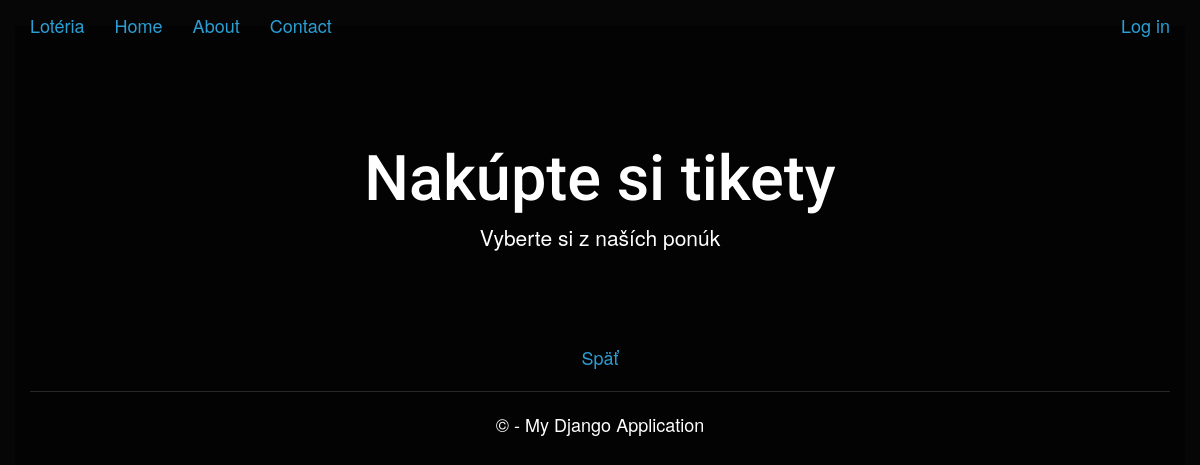
The app's page /buy, older data.
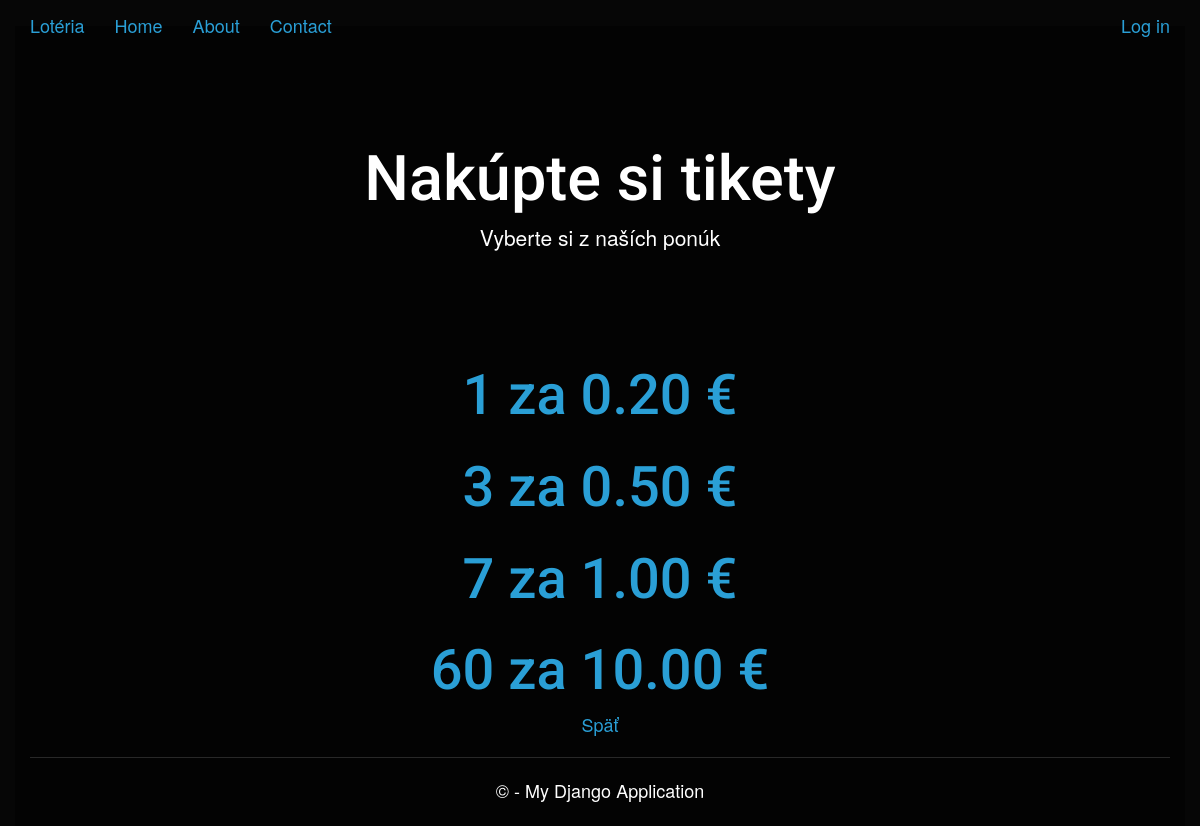
The same page, newer data.
### app/models.py (models this page shows)
class NakupnyPlan(models.Model):
    cena = models.DecimalField(max_digits=10,decimal_places=2)
    pocetTiketov = models.IntegerField()
    text = models.CharField(max_length=200)

### app/views.py (the view)
# urls.py: url(r'^buy$', app.views.nakupTikety, name='buy'),
def nakupTikety(request):
    plany = NakupnyPlan.objects.all()
    return render(request,'app/buy.html',{
        'plany': plany,
    }
    )

### app/templates/app/buy.html
﻿{% extends "app/layout.html" %}
{% block content %}
<div class="centering jumbotron" style="background:rgba(0,0,0,0)">
    <h1>Nakúpte si tikety</h1>
    <p class="lead">Vyberte si z naších ponúk</p>
</div>
{% for ponuka in plany %}
<div class="centering row">
    <h1><a href="{% url 'kupujem'%}?id={{ ponuka.pk }}">{{ ponuka.pocetTiketov }} za {{ ponuka.cena }} €</a></h1>
</div>
{% endfor %}
<p><a href="{% url 'home' %}">Späť</a></p>
{% endblock %}

### app/templates/app/layout.html (shortened to what this page needs)
﻿<!DOCTYPE html>
<html>
<head>
    {% load staticfiles %}
    <link rel="stylesheet" type="text/css" href="{% static 'app/content/bootstrap.min.theme1.css' %}" />
    <link rel="stylesheet" type="text/css" href="{% static 'app/content/site.css' %}" />
</head>
<body>
    <div class="navbar navbar-inversed navbar-fixed-top" style="background: rgba(0,0,0,0)">
        <div class="container">
            <div class="navbar-header">
                <a href="/" class="navbar-brand">Lotéria</a>
            </div>
            <div class="navbar-collapse collapse">
                <ul class="nav navbar-nav">
                    <li><a href="{% url 'home' %}">Home</a></li>
                    <li><a href="{% url 'about' %}">About</a></li>
                    <li><a href="{% url 'contact' %}">Contact</a></li>
                </ul>
                {% include 'app/loginpartial.html' %}
            </div>
        </div>
    </div>
<div class="centering container body-content" style="background: rgba(0,0,0,0.5); min-height: 100%">
{% block content %}{% endblock %}
        <hr/>
        <footer>
            <p>&copy; {{ year }} - My Django Application</p>
        </footer>
    </div>
</body>
</html>

### app/templates/app/loginpartial.html
{% block loginPartial %}
{% if user.is_authenticated %}
<form id="logoutForm" action="/logout" method="post" class="navbar-right">
    {% csrf_token %}
    <ul class="nav navbar-nav navbar-right">
        <li><span class="navbar-brand">Hello {{ user.username }}!</span></li>
        <li><a href="javascript:document.getElementById('logoutForm').submit()">Log off</a></li>
    </ul>
</form>
{% else %}
<ul class="nav navbar-nav navbar-right">
    <li><a href="{% url 'login' %}">Log in</a></li>
</ul>
{% endif %}
{% endblock %}

### app/static/app/content/site.css (style rules this page uses)
.centering { text-align: center; }
html,body { height:100%; color:white; font-size: large; font-family: "Helvetica Neue", Helvetica, Arial, sans-serif; }

Row changes from the older to the newer data that the page shows:
added NakupnyPlan: pocetTiketov "1", cena "0.20"
added NakupnyPlan: pocetTiketov "3", cena "0.50"
added NakupnyPlan: pocetTiketov "7", cena "1.00"
added NakupnyPlan: pocetTiketov "60", cena "10.00"
